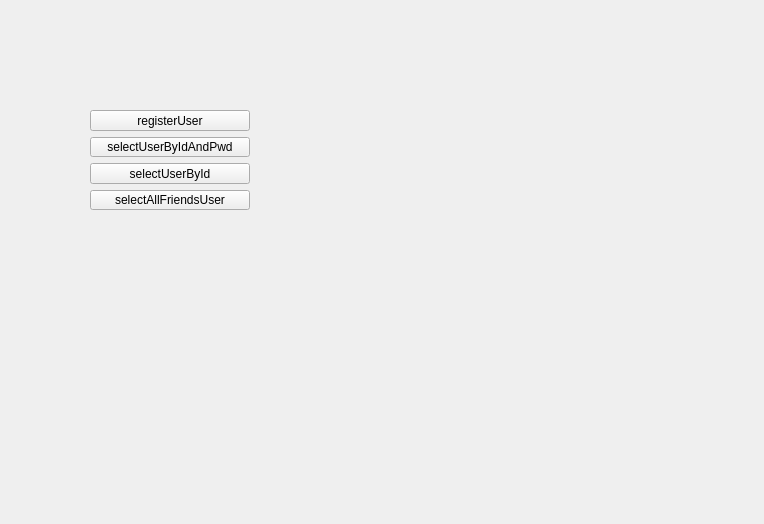
<?xml version="1.0" encoding="UTF-8"?>
<ui version="4.0">
 <class>db_interface_check</class>
 <widget class="QWidget" name="db_interface_check">
  <property name="geometry">
   <rect>
    <x>0</x>
    <y>0</y>
    <width>764</width>
    <height>524</height>
   </rect>
  </property>
  <property name="windowTitle">
   <string>Form</string>
  </property>
  <widget class="QWidget" name="verticalLayoutWidget">
   <property name="geometry">
    <rect>
     <x>90</x>
     <y>110</y>
     <width>160</width>
     <height>100</height>
    </rect>
   </property>
   <layout class="QVBoxLayout" name="verticalLayout">
    <item>
     <widget class="QPushButton" name="pushButton">
      <property name="text">
       <string>registerUser</string>
      </property>
     </widget>
    </item>
    <item>
     <widget class="QPushButton" name="pushButton_2">
      <property name="text">
       <string>selectUserByIdAndPwd</string>
      </property>
     </widget>
    </item>
    <item>
     <widget class="QPushButton" name="pushButton_3">
      <property name="text">
       <string>selectUserById</string>
      </property>
     </widget>
    </item>
    <item>
     <widget class="QPushButton" name="pushButton_4">
      <property name="text">
       <string>selectAllFriendsUser</string>
      </property>
     </widget>
    </item>
   </layout>
  </widget>
 </widget>
 <resources/>
 <connections/>
</ui>
